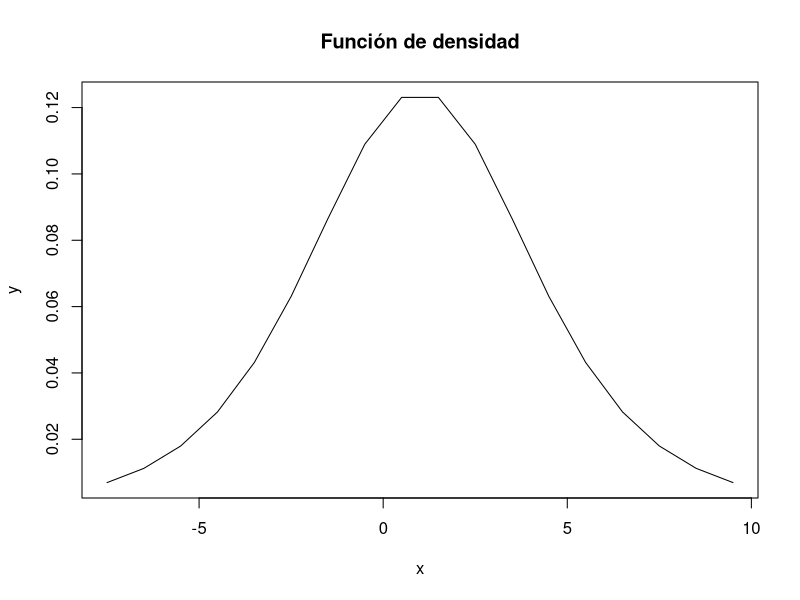
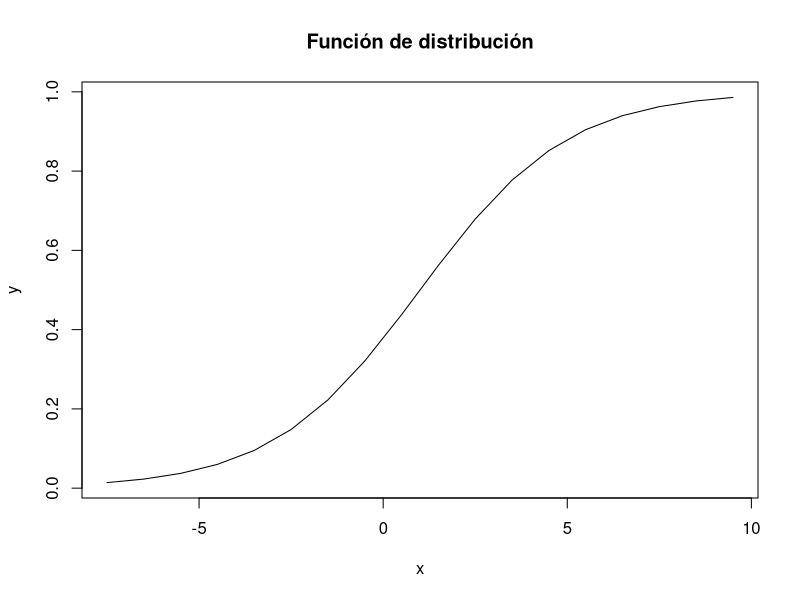

Write the R code that produced these figures, in order.
## ---- chunk 1
knitr::opts_chunk$set(echo = FALSE)
## ---- chunk 2
x = seq(-7.5,10.0)
y = dlogis(x, location = 1, scale = 2)
plot(x,y, type = "l", main = "Función de densidad")

x = seq(-7.5,10)
y = plogis(x, location = 1, scale = 2)
plot(x,y, type = "l", main = "Función de distribución")
